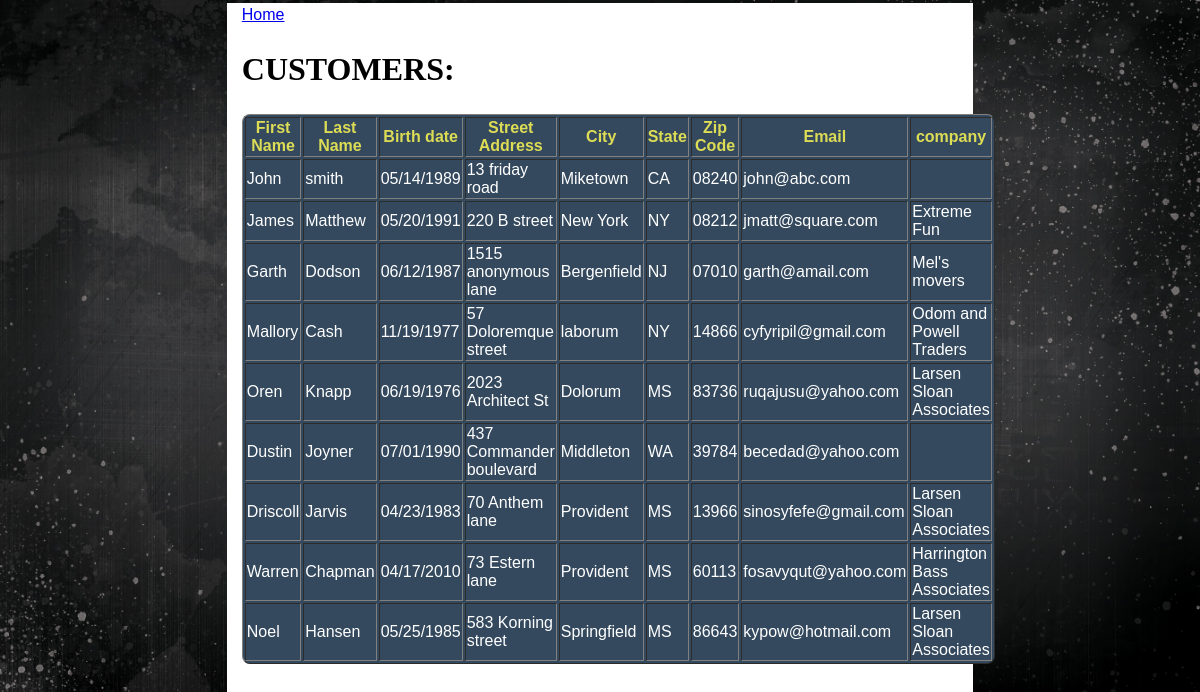
/all_customer.php (signed in), run on the app's committed database.
### tables this page shows
CREATE TABLE `customer` (
  `customerId` int(11) NOT NULL,
  `firstname` varchar(20) NOT NULL,
  `lastname` varchar(20) NOT NULL,
  `birthdate` date NOT NULL,
  `streetaddress` varchar(30) NOT NULL,
  `city` varchar(20) NOT NULL,
  `state` set('AL','AK','AZ','AR','CA','CO','CT','DE','FL','GA','HI','ID','IL','IN','IA','KS','KY','LA','ME','MD','MA','MI','MN','MS','MO','MT','NE','NV','NH','NJ','NM','NY','NC','ND','OH','OK','OR','PA','RI','SC','SD','TN','TX','UT','VT','VA','WA','WV','WI','WY') NOT NULL,
  `zip` varchar(5) NOT NULL,
  `email` varchar(50) NOT NULL,
  `company` varchar(50) DEFAULT NULL
);

### all_customer.php (the view, shortened to what this page needs)
<http>
<head>
<link rel="stylesheet" type="text/css" href="style.css" />
<?php require_once("dbstart.php"); ?>
</head>
<body>
<div id="main">
<a href= "home.php">Home</a>
<br/>
<h2>CUSTOMERS:</h2>
<?php
	$sql="SELECT * FROM customer ;";
				$result=mysqli_query($conn, $sql);
				echo("<table border=1 class='tableing'>");
				echo("<tr><th>First Name</th><th>Last Name</th><th>Birth date</th><th>Street Address</th><th>City</th><th>State</th><th>Zip Code</th><th>Email</th>
				<th>company</th></tr>");
				while($row = mysqli_fetch_assoc($result)) {
				echo("<tr>");
					echo "<td>" . $row['firstname'] . "</td>"
					."<td>" . $row['lastname'] . "</td>"
					."<td>" .date("m/d/Y", strtotime($row['birthdate'])) . "</td>"
					."<td>" . $row['streetaddress'] . "</td>"
					. "<td>" .$row['city'] . "</td>"
					. "<td>" .$row['state'] . "</td>"
					. "<td>" .$row['zip'] . "</td>"
					."<td>" . $row['email'] . "</td>"
					. "<td>" .$row['company'] . "</td>";
				echo "</tr>";
				}
				echo "</table>";
?>
</div>
</body>
</html>

### style.css (style rules this page uses)
html, body { height: 100%; margin: 0 auto; }
body { font-family: "Trebuchet MS", Verdana, sans-serif; font-size: 16px; color: black; padding: 3px; height: 100%; margin: 0; }
#main { padding-top: 3px; padding-left: 15px; padding-right: 15px; background-color: #ffffff; border-radius: 0 0 0px 0px; width: 60%; margin: 0 auto; height: auto; min-height: 100%; }
h2 { font-family: Georgia, serif; color: black; font-size: 32px; }

### data on the page
customer: firstname "John", lastname "smith", birthdate "05/14/1989", streetaddress "13 friday road", city "Miketown", state "CA", zip "08240", email "john@abc.com"
customer: firstname "James", lastname "Matthew", birthdate "05/20/1991", streetaddress "220 B street", city "New York", state "NY", zip "08212", email "jmatt@square.com", company "Extreme Fun"
customer: firstname "Garth", lastname "Dodson", birthdate "06/12/1987", streetaddress "1515 anonymous lane", city "Bergenfield", state "NJ", zip "07010", email "garth@amail.com", company "Mel's movers"
customer: firstname "Mallory", lastname "Cash", birthdate "11/19/1977", streetaddress "57 Doloremque street", city "laborum", state "NY", zip "14866", email "cyfyripil@gmail.com", company "Odom and Powell Traders"
customer: firstname "Oren", lastname "Knapp", birthdate "06/19/1976", streetaddress "2023 Architect St", city "Dolorum", state "MS", zip "83736", email "ruqajusu@yahoo.com", company "Larsen Sloan Associates"
customer: firstname "Dustin", lastname "Joyner", birthdate "07/01/1990", streetaddress "437 Commander boulevard", city "Middleton", state "WA", zip "39784", email "becedad@yahoo.com"
customer: firstname "Driscoll", lastname "Jarvis", birthdate "04/23/1983", streetaddress "70 Anthem lane", city "Provident", state "MS", zip "13966", email "sinosyfefe@gmail.com", company "Larsen Sloan Associates"
customer: firstname "Warren", lastname "Chapman", birthdate "04/17/2010", streetaddress "73 Estern lane", city "Provident", state "MS", zip "60113", email "fosavyqut@yahoo.com", company "Harrington Bass Associates"
customer: firstname "Noel", lastname "Hansen", birthdate "05/25/1985", streetaddress "583 Korning street", city "Springfield", state "MS", zip "86643", email "kypow@hotmail.com", company "Larsen Sloan Associates"
